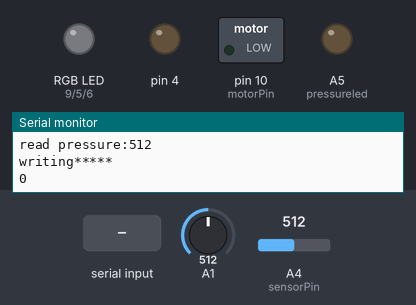
Bench run of a sketch on a simulated Arduino Uno, built with avr-gcc and run on an emulated ATmega328P. Shown: switched loads named in the sketch (green lamp = pin HIGH), an RGB LED mixed from three pins (HIGH = lit), output pins drawn as LEDs (lit = HIGH), the last lines printed to the serial monitor. The test bench sets the inputs (shaded band); at power-on: A4 (sensorPin) = 512, A1 = 512. Dim RGB values are drawn brighter than linear; storage starts empty; the audio player accepts every command and is not drawn.

Above: at 3.3 s.
3.4 s: A4 (sensorPin) set to 361
7.1 s: A4 (sensorPin) set to 337
At 8.5 s:
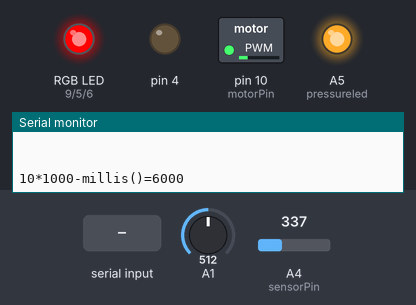
10.8 s: "L|\n" received over the second serial link
At 14.3 s:
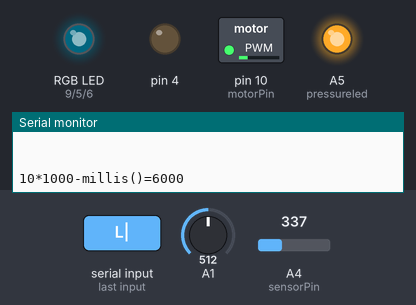
14.5 s: A1 set to 3
16.4 s: A1 set to 0
At 17.9 s:
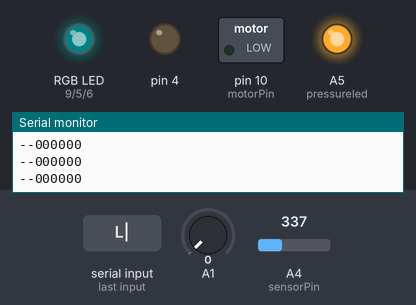
Timing chart, 0 to 19.4 s (numbered marks = the images above; inputs shaded):
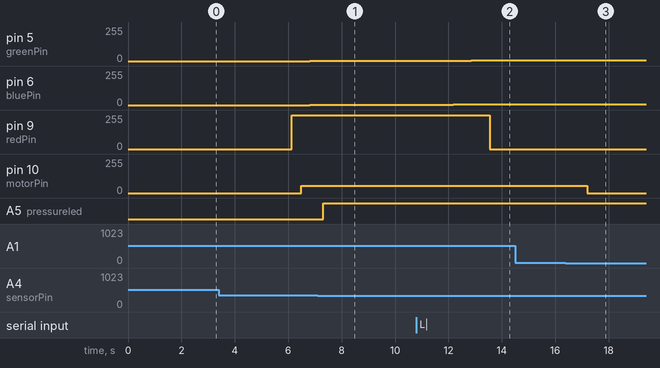

Measured:
- the behaviour switches between 351 and 350 on A4 (sensorPin) (found by bisection; images 0 and 1)
- the behaviour switches between 2 and 1 on A1 (found by bisection; images 2 and 3)
- after the input at 7.1 s, A5 (pressureled): LOW → HIGH after 0.22 s
- after the input at 10.8 s, pin 9 (redPin): 254/255 → 0/255 after 2.7 s
- after the input at 16.4 s, pin 5 (greenPin): stays 6/255 (without the input it goes to 7/255 after 2.0 s); pin 6 (bluePin): stays 6/255 (without the input it goes to 7/255 after 0.59 s); pin 10 (motorPin): 55/255 → 0/255 after 0.80 s

The sketch:

Show_main.ino
```cpp
/*!!0nly for internet sheild!!!
 * SD card attached to SPI bus as follows:
 ** MOSI - pin 11
 ** MISO - pin 12
 ** CLK - pin 13
 ** CS - pin 4
 */
unsigned long int lastt= 3000;
unsigned long int ct= 3000;

String cc="";

#include <SD.h>
#include <SoftwareSerial.h>
#include <DFPlayer_Mini_Mp3.h>
int voice=25;//need change**********************************************************************************************************************************************
int bluetoothTx = 7;
int bluetoothRx = 8;
String command="";
SoftwareSerial bluetooth(bluetoothTx, bluetoothRx);
int vib_max=180; //change to something higher***************************************************
int brightness_max=254; //change to somethign higher*********************************************
int Sound_max=30;//change to somethign higher****************************************************

File myFile;
int v = 0;
int sensorPin = A4;
int stopw = 0;
String in="";
const int pressure_record_interval = 1000;//need to change before final****************************************************************************************************************************************
int pressureled = A5;
unsigned long time;
unsigned long int sec=0;
unsigned long int minu= 0;
unsigned long int hour=0;
int last20[20];
String settingTimeString = "";
long int sleeptime=0;
long int pressure_last_time=1;

//pin definitions.  must be PWM-capable pins!
const int redPin = 9;
const int greenPin = 5;
const int bluePin = 6;
const int motorPin = 10 ;
//maximum duty cycle to be used on each led for color balancing.
//if "white" (R=255, G=255, B=255) doesn't look white, reduce the red, green, or blue max value.
const int max_red = 255;
const int max_green = 90;
const int max_blue = 100;
const int max_motor= 65;
int morning_updateInterval=50; //the bigger the slower it increase
int currentmotor=0;
int led_on=0;
int motor_on=0;
int color[3] = {
  1, 1, 1}; //array to store led brightness values
int currentcolor[3] = {
  1,1, 1  };
int alarm_onoff=1;//1 means the "stop alarm button" haven't been pressed
int alarm_before_wakeup=4000;//(10minutes is the best)the alarm clock will start at this amount of time before finish counting sleeptime************************************************
int const motor_increase_unit=10;
int motor_increase_rate=1;
int LEDincrease_rate=1;
long int motor_lastUpdate=0;
long int LEDlastUpdate=0;


int wakeup_start_state(){//if currenttime is wakeup_preocess_time before sleeptime
  Serial.print("                                                                                      10*1000-millis()=");
  Serial.println(sleeptime-alarm_before_wakeup);
  Serial.println(sleeptime-alarm_before_wakeup<millis());
  if (sleeptime-alarm_before_wakeup<millis()&&(sleeptime-alarm_before_wakeup*1/3>millis())&&alarm_onoff==1){
    //if (10*1000-5*1000<millis()){
    return 1;
  }
  if ((sleeptime-alarm_before_wakeup*1/3<=millis())&&(sleeptime-alarm_before_wakeup*2/3>millis())&&alarm_onoff==1){
    return 2;
  }
  if ((sleeptime-alarm_before_wakeup*2/3<=millis())&&alarm_onoff==1){
    return 3;
  }
  else{
    return 0;
  }
}

void morningLED()
{
  unsigned long currentMillis = millis();

  if((wakeup_start_state()>=1)&&(led_on==0)){

    if(((millis() - LEDlastUpdate) > morning_updateInterval)&&(LEDincrease_rate<=254))  {
      LEDlastUpdate = millis();
      LEDincrease_rate+=1;

      //for(int increase_rate=1;increase_rate<=255;increase_rate++){
      currentcolor[0]=color[0]*LEDincrease_rate;
      currentcolor[1]=color[1]*LEDincrease_rate;
      currentcolor[2]=color[2]*LEDincrease_rate;
      Serial.print("LEDbirghtness: ");
      Serial.println(currentcolor[0]);
      for (int colornum=0;colornum<3;colornum++){
        if (currentcolor[colornum]>=254) {
          currentcolor[colornum]=254;
          led_on=1;
        }
      }
      //set the three PWM pins according to the data read from the Serial port
      //we also scale the values with map() so that the R, G, and B brightnesses are balanced.
      //analogWrite(redPin, map(currentcolor[0], 0, 255, 0, max_red));
      analogWrite(redPin, map(brightness_max, 0, 255, 0, max_red));
      analogWrite(greenPin, map(currentcolor[1], 0, 255, 0, max_green));
      analogWrite(bluePin, map(currentcolor[2], 0, 255, 0, max_blue));
      //delay(35);
    }
  }
  if((wakeup_start_state()>=1)&&(led_on==1)){
    analogWrite(redPin, map(currentcolor[0], 0, 255, 0, max_red));
    analogWrite(greenPin, map(currentcolor[1], 0, 255, 0, max_green));
    analogWrite(bluePin, map(currentcolor[2], 0, 255, 0, max_blue));
    LEDincrease_rate=1;
  }
}
void morningVibrate()   //这个就是一个普通function
{
  unsigned long currentMillis = millis();
  if (wakeup_start_state()<1) {analogWrite(motorPin,0);}
  if(wakeup_start_state()>=1){
        Serial.println("motor on");
    analogWrite(motorPin, map(vib_max, 0, 254, 34, max_motor));
  }
  /*
  if((wakeup_start_state()>=1)&&(motor_on==0)){
    if(((millis() - motor_lastUpdate) > morning_updateInterval)&&(motor_increase_rate<=254/motor_increase_unit))  {
      motor_lastUpdate = millis();
      motor_increase_rate+=1;

      currentmotor=motor_increase_unit*motor_increase_rate;
      Serial.print("motor speed: ");
      Serial.println(currentmotor);
      if (currentmotor>vib_max) {
        Serial.println("too strong++++++++++++++++++++++++++++++++++++++");
        currentmotor=vib_max;
        motor_on=1;
      }
      //analogWrite(motorPin, currentmotor);//just changed+++++++++++++++++++++++++++++
      analogWrite(motorPin, map(currentmotor, 0, 254, 34, max_motor));
      //delay(10);
    }
  }
  //after motor speed up to certain speed, this if statement maintain it at that speed
  if((wakeup_start_state()>=1)&&(motor_on==1)){
    Serial.println("motor on");
    analogWrite(motorPin, map(vib_max, 0, 254, 34, max_motor));
    motor_increase_rate=1;
  }
  */
}
//if currenttime is wakeup_preocess_time before sleeptime

void getinput()
{
  in = "";
  while (Serial.available() > 0)
  {
    in += char(Serial.read());
    delay(2);
  }
  //if (comdata.length() > 0)    {
  //Serial.println(comdata);
  //return comdata;
  //}
}
void readfile(){
  // re-open the file for reading:
  myFile = SD.open("test.txt");
  if (myFile) {
    Serial.println("test.txt:");
    while (myFile.available()) {// read from the file
      Serial.write(myFile.read());
    }
    myFile.close();// close the file:
  }
  else {// if the file didn't open, print an error:
    Serial.println("error opening test.txt");
  }
}
void flashPressureIndicationLED(){
  if (v>350)digitalWrite(pressureled, LOW);
  else digitalWrite(pressureled, HIGH);

}
void getsleeptime(int v){
  //give v to last20[]
}
/*
void checktime(){
 Serial.print("Time: ");
 time = millis();
 sec=time/1000;
 minu=sec/60;
 hour=minu/60;
 if (minu%60==0){
 myFile = SD.open("test.txt", FILE_WRITE);
 Serial.print("writing time: ");
 Serial.print(hour);
 Serial.print("h and ");
 Serial.print(minu%60);
 Serial.print("min and ");
 Serial.print(sec%3600);
 Serial.println("s of sleep");
 myFile.print(hour);
 myFile.print("h and ");
 myFile.print(minu%60);
 myFile.print("min and ");
 myFile.print(sec%3600);
 myFile.println("s of sleep");
 myFile.close();
 }
 }*/
void checktesttxt(){
  myFile = SD.open("test.txt", FILE_WRITE);
  if (myFile)  SD.remove("test.txt");
  else Serial.println("error opening test.txt");

  myFile = SD.open("test.txt", FILE_WRITE);
  if (myFile) {
    Serial.print("Writing to test.txt...");
    //myFile.println("Sleep record:");
    myFile.close();
    Serial.println("done.");
  }
  else {
    // if the file didn't open, print an error:
    Serial.println("error opening test.txt");
  }
}
void checksettingtxt(){
  String settingTimeString ="";
  myFile = SD.open("setting.txt");
  if (myFile) {
    Serial.println("reading from setting.txt...");
    // read from the file until there's nothing else in it:
    while (myFile.available()) {
      int settingread=myFile.read();
      if (isDigit(settingread))//means when it see a number
      {
        settingTimeString += char(settingread);
      }
      //        if (settingTimeString.length() > 0)
      //        {
      //Serial.println("new line");
      //Serial.println(settingTimeString);
      //        }
    }
    Serial.print("sleeptime is:");
    Serial.println(settingTimeString);
    sleeptime= settingTimeString.toInt();
    myFile.close();
  }
  else {
    Serial.println("error opening setting.txt");
  }
}
void record_pressure_each_interval(){
  if (ct - pressure_last_time>=pressure_record_interval){
    pressure_last_time=ct;
    myFile = SD.open("test.txt", FILE_WRITE);
    if (myFile==1&&stopw==0) {
      myFile.println(v);
      Serial.println("writing*****");
      //delay (pressure_record_interval);
      /*
      getinput();
       if (in=="end"){
       myFile.println("end");
       stopw=1;
       }
       else if (in=="clear"){
       Serial.println("Removing test.txt...");
       SD.remove("test.txt");
       stopw=1;
       }
       if (in=="time"){
       checktime();
       }
       if (sleeptime<=millis()){
       stopw=1;
       }
       */
      myFile.close();
    }

    else {
      // if the file didn't open, print an error:
      Serial.println("error opening test.txt");
      //delay (600);
    }
  }
}
void morningmusic(){
  mp3_set_volume (Sound_max);

  if(wakeup_start_state()>=3){
    // if (millis()>sleeptime){
    mp3_play ();
    // }
    /* Serial.println(millis());
     if (millis()>10000) {
     mp3_stop ();
     }
     */
  }
}
void btsetup(){
  //Setup Bluetooth serial connection to android
  bluetooth.begin(115200);
  bluetooth.print("$$$");
  delay(100);
  bluetooth.println("U,9600,N");
  bluetooth.begin(9600);
}
void bt_comunicate(){
  //Read from bluetooth and write to usb serial
  if(bluetooth.available())
  {
    char toSend = (char)bluetooth.read();
    Serial.print(toSend);

    if(toSend)
    {
      command+=toSend;
    }

    if(command.indexOf('\n')!=-1)//when there is no'\n' in command
    {
      //parseCMD(command);
      bluetooth.println("Received Command: "+command);
      //cc=command;
      cc=command;

      Serial.println(cc);

      //Serial.println(num);

      command="";//this line moved to parseCMD()
    }
  }

  //Read from usb serial to bluetooth
  if(Serial.available())
  {
    char toSend = (char)Serial.read();
    bluetooth.print(toSend);
  }
}

void parseCMD()
{
  String cmd=cc.substring(0,2);
  int num =cc.substring(2).toInt();
  Serial.println(num);
  //command="";

  if (cmd=="L|"){
    brightness_max=num;
    Serial.print("change bright=");
    Serial.println(brightness_max);
  }
  if (cmd=="V|"){
    vib_max=num;
    Serial.print("change vib_max=");
    Serial.println(vib_max);
  }
  if (cmd=="S|"){
    Sound_max=num;
        Serial.print("change sound_max=");
    Serial.println(Sound_max);
  }

}


void setup()
{
  // Open serial communications and wait for port to open:
  Serial.begin(9600);
  pinMode(pressureled, OUTPUT);
  pinMode(redPin, OUTPUT);
  pinMode(greenPin, OUTPUT);
  pinMode(bluePin, OUTPUT);
  pinMode(motorPin, OUTPUT);
  analogWrite(motorPin,0);

  btsetup();
  mp3_set_serial (Serial);    //set Serial for DFPlayer-mini mp3 module
  mp3_set_volume (Sound_max);
  mp3_play (1);
  delay(2000);
  mp3_pause ();


  Serial.print("Initializing SD card...");
  pinMode(4, OUTPUT);
  if (!SD.begin(4)) {
    Serial.println("initialization failed!");
    return;
  }
  Serial.println("initialization done.");
   checktesttxt();
   checksettingtxt();
  sleeptime=10000;//need to change before final************************************************************
}

void loop()
{
  ct=millis();
  if ((ct<3200)&&(ct<sleeptime-alarm_before_wakeup)){
   // checksettingtxt();
   analogWrite(motorPin,0);
  }
  if ((lastt+200<ct)&&(ct<sleeptime-alarm_before_wakeup)){
    lastt=ct;
    Serial.println("--------------------------");
    bt_comunicate();
    v = analogRead(sensorPin);
    flashPressureIndicationLED();
    Serial.print("read pressure:");
    Serial.println(v);
    record_pressure_each_interval();
    parseCMD();
    analogWrite(motorPin,0);
  }

  //
  if ((lastt+200<ct)&&(ct>sleeptime-alarm_before_wakeup)&&(alarm_onoff==1))
  {
    lastt=ct;
        if (analogRead(A1)<=1){
      alarm_onoff=0;

    }
    Serial.println("--------------------------");
    bt_comunicate();
    v = analogRead(sensorPin);
    flashPressureIndicationLED();
    Serial.print("read pressure:");
    Serial.println(v);
    record_pressure_each_interval();
    morningLED();
    morningVibrate();
    morningmusic();
    parseCMD();
  }
    if ((lastt+200<ct)&&(ct>sleeptime-alarm_before_wakeup)&&(alarm_onoff==0))
  {
    lastt=ct;
    Serial.println("--000000");
    bt_comunicate();


  }


}
```
